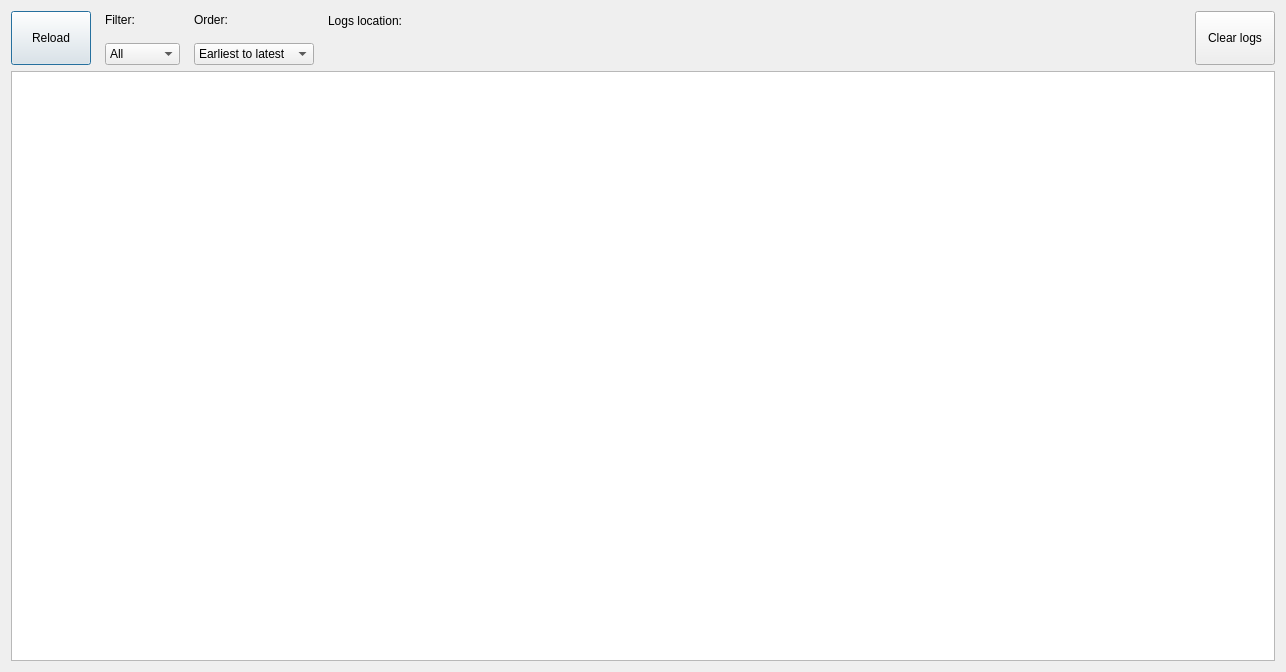
<?xml version="1.0" encoding="UTF-8"?>
<ui version="4.0">
 <class>LogsForm</class>
 <widget class="QDialog" name="LogsForm">
  <property name="geometry">
   <rect>
    <x>0</x>
    <y>0</y>
    <width>1286</width>
    <height>672</height>
   </rect>
  </property>
  <property name="windowTitle">
   <string>Logs</string>
  </property>
  <layout class="QVBoxLayout" name="verticalLayout_4">
   <item>
    <layout class="QHBoxLayout" name="horizontalLayout">
     <property name="spacing">
      <number>14</number>
     </property>
     <item>
      <widget class="QPushButton" name="btn_reload">
       <property name="minimumSize">
        <size>
         <width>0</width>
         <height>54</height>
        </size>
       </property>
       <property name="text">
        <string>Reload</string>
       </property>
      </widget>
     </item>
     <item>
      <layout class="QVBoxLayout" name="verticalLayout">
       <item>
        <widget class="QLabel" name="label">
         <property name="text">
          <string>Filter:</string>
         </property>
        </widget>
       </item>
       <item>
        <widget class="QComboBox" name="cb_filter">
         <item>
          <property name="text">
           <string>All</string>
          </property>
         </item>
         <item>
          <property name="text">
           <string>Debug</string>
          </property>
         </item>
         <item>
          <property name="text">
           <string>Info</string>
          </property>
         </item>
         <item>
          <property name="text">
           <string>Warning</string>
          </property>
         </item>
         <item>
          <property name="text">
           <string>Error</string>
          </property>
         </item>
        </widget>
       </item>
      </layout>
     </item>
     <item>
      <layout class="QVBoxLayout" name="verticalLayout_2">
       <item>
        <widget class="QLabel" name="label_2">
         <property name="text">
          <string>Order:</string>
         </property>
        </widget>
       </item>
       <item>
        <widget class="QComboBox" name="cb_order">
         <item>
          <property name="text">
           <string>Earliest to latest</string>
          </property>
         </item>
         <item>
          <property name="text">
           <string>Latest to earliest</string>
          </property>
         </item>
        </widget>
       </item>
      </layout>
     </item>
     <item>
      <layout class="QVBoxLayout" name="verticalLayout_3">
       <item>
        <widget class="QLabel" name="label_3">
         <property name="text">
          <string>Logs location:</string>
         </property>
        </widget>
       </item>
       <item>
        <widget class="QLabel" name="lbl_logs_location">
         <property name="text">
          <string/>
         </property>
        </widget>
       </item>
      </layout>
     </item>
     <item>
      <spacer name="horizontalSpacer">
       <property name="orientation">
        <enum>Qt::Horizontal</enum>
       </property>
       <property name="sizeHint" stdset="0">
        <size>
         <width>40</width>
         <height>20</height>
        </size>
       </property>
      </spacer>
     </item>
     <item>
      <widget class="QPushButton" name="btn_clear">
       <property name="minimumSize">
        <size>
         <width>0</width>
         <height>54</height>
        </size>
       </property>
       <property name="text">
        <string>Clear logs</string>
       </property>
      </widget>
     </item>
    </layout>
   </item>
   <item>
    <widget class="QTextBrowser" name="logs"/>
   </item>
  </layout>
 </widget>
 <resources/>
 <connections/>
</ui>
